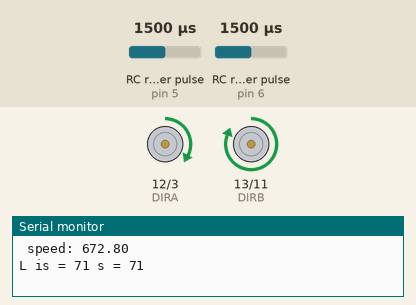
This sketch was run on a simulated Arduino Uno, built with avr-gcc and run on an emulated ATmega328P. Parts: direction and speed pins drawn as motors (green arrow = direction pin HIGH = forward, orange = LOW = backward, longer = more drive), the last lines printed to the serial monitor. Wiring (inferred from the names in the program): 2 × RC receiver channel: data pin 5 / data pin 6. The test bench sets the inputs (shaded band); at power-on: RC receiver pulse (sensors on pin 6, pin 5) 1500 µs.

Above: at 1.2 s.
1.3 s: RC receiver pulse (sensor on pin 6) set to 1980 µs
At 2.0 s:
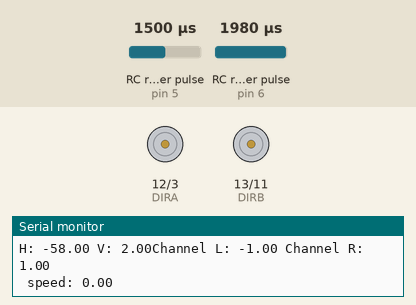
2.9 s: RC receiver pulse (sensor on pin 6) set to 1881 µs
4.4 s: RC receiver pulse (sensor on pin 6) set to 1856 µs
At 5.2 s:
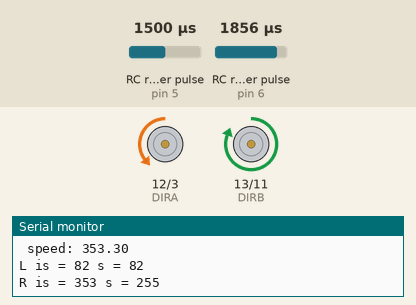
6.1 s: RC receiver pulse (sensor on pin 5) set to 1980 µs
At 7.0 s:
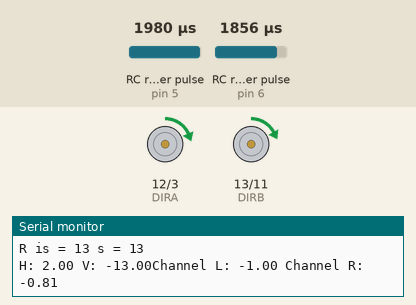
7.7 s: RC receiver pulse (sensor on pin 5) set to 1932 µs
At 8.2 s:
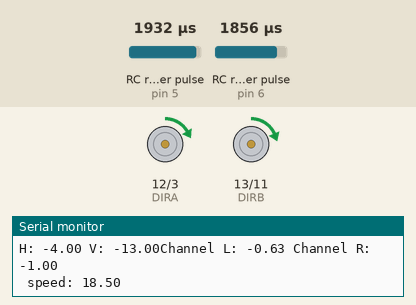
10.7 s: RC receiver pulse (sensor on pin 5) set to 1909 µs
At 11.4 s:
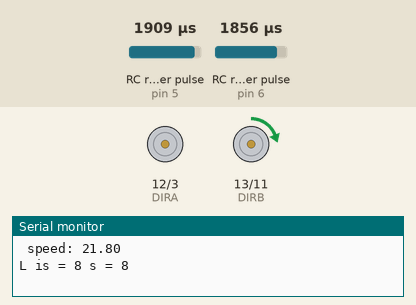
Timing chart, 0 to 13.3 s (numbered marks = the images above; inputs shaded):
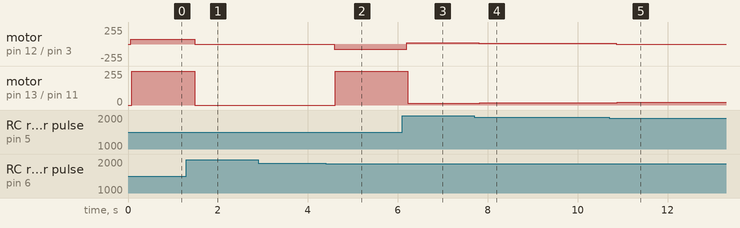

Measured:
- the behaviour switches between 1871 and 1870 µs on RC receiver pulse (sensor on pin 6) (found by bisection; images 1 and 2)
- after the input at 1.3 s, motor on pin 12 (DIRA) / pin 3 (PWMA): forward 71/255 → stopped after 0.18 s; motor on pin 13 (DIRB) / pin 11 (PWMB): forward 255/255 → stopped after 0.18 s
- after the input at 4.4 s, motor on pin 12 (DIRA) / pin 3 (PWMA): stopped → backward 82/255 after 0.18 s; motor on pin 13 (DIRB) / pin 11 (PWMB): stopped → forward 255/255 after 0.21 s
- after the input at 6.1 s, motor on pin 12 (DIRA) / pin 3 (PWMA): backward 82/255 → forward 17/255 after 0.10 s; motor on pin 13 (DIRB) / pin 11 (PWMB): forward 255/255 → forward 13/255 after 0.12 s
- after the input at 7.7 s, motor on pin 12 (DIRA) / pin 3 (PWMA): forward 17/255 → forward 11/255 after 0.10 s; motor on pin 13 (DIRB) / pin 11 (PWMB): forward 13/255 → forward 18/255 after 0.12 s
- after the input at 10.7 s, motor on pin 12 (DIRA) / pin 3 (PWMA): forward 11/255 → stopped after 0.16 s; motor on pin 13 (DIRB) / pin 11 (PWMB): forward 18/255 → forward 21/255 after 0.18 s

The sketch:

rc_onestick_tank.ino
```cpp
int lctrl_mag; // Here's where we'll keep our channel values
int rctrl_mag;

#define CW 0
#define CCW 1

/* matt reilly and Ben Reilly
 * to running our ardumoto bots
 *
 * one stick control for an ardumoto.
 * Right stick controls activate pin 6 (up/down)
 * and pin 5 (right left).
 *
 * Controls work like this:
 *
 *  Speed is proportional to stick's distance from the center.
 *
 *  Direction is related to the angle the stick makes with a vertical
 *  line pointing away from the operator.
 *
 *  Clockwise angles are +, counterclockwise angles are -
 *
 *
 *       angle      direction
 *         0            forward
 *      +/-180          backward
 *       0..+80         forward turn right
 *      85..95         dead stop
 *     -80..0           forward turn left
 *     100..180         backup to right
 *    -100..180         backup to left
 *     -85..-95        dead stop
 *
 *  Output pulse <deviation from 1500 uSec> for left and right wheel is determined by
 *  two parts -- speed and ratio of V and H channels.
 *
 *  Call the right pulse width R and the left pulse width L.
 *
 *  For the upper right quadrant, the ratio of the deviation of the R and L
 *  channels follows a linear scheme
 *
 *  V is the difference between the V channel reading and 1500
 *  H is the difference between the H channel reading and 1500

 *  V >= 0, H >= 0
 *  dR / dL  =   1 for H = 0, V any value
 *               -1 for V/H = 5
 *
 *  for V/H > 5 dR = dL = 0
 *
 *  s = (V^2 + H^2) / (2 * MAX^2)
 *
 */

const byte H_CHAN = 5;
const byte V_CHAN = 6;

// motor pins for ardumoto shield
const byte PWMA = 3;
const byte PWMB = 11;
const byte DIRA = 12;
const byte DIRB = 13;

#define LMOTOR 0
#define RMOTOR 1

void setup() {

  pinMode(5, INPUT); // Set our input pins as such
  pinMode(6, INPUT);

  setupArdumoto();
  Serial.begin(9600);
}

void loop() {


  int v_mag = pulseIn(V_CHAN, HIGH, 25000); // Read the pulse width of
  int h_mag = pulseIn(H_CHAN, HIGH, 25000); // each channel

  float v = ((v_mag - 1960) >> 3);
  float h = ((h_mag - 1960) >> 3);
  if(fabs(v) < 2.0) v = 0.0;
  if(fabs(h) < 2.0) h = 0.0;

  float spd = 0.1 * (v * v + h * h);

  if(spd < 10) spd = 0.0;
  if(fabs(h) > (5.0 * fabs(v))) spd = 0.0;

  float l, r;

  // there is no radio attached...
  if (h < -200) spd = 0.0;
  if (v < -200) spd = 0.0;

  float sspd = sqrt(spd) + 0.001;

  // first assume we are in the upper right quadrant.
  l = 1.0;
  r = 1.0 - 0.4 * fabs(h / sspd);
  if(r < -1.0) r = -1.0;

  if(v > 0) {
    // moving forward
    if(h > 0) {
      // upper right
    }
    else {
      // upper left
      float tmp = l;
      l = r;
      r = tmp;
    }
  }
  else {
    if(h > 0) {
      // lower right
      l = -l;
      r = -r;
    }
    else {
      // lower left
      float tmp = -l;
      l = -r;
      r = tmp;
    }
  }
  Serial.print("H: "); Serial.print(h); Serial.print(" V: "); Serial.print(v);
  Serial.print("Channel L: ");
  Serial.print(l);

  Serial.print(" Channel R: ");
  Serial.println(r);

  Serial.print(" speed: ");
  Serial.println(spd);


  l = l * spd;
  r = r * spd;

  if(spd > 0.0) {
    int is = ((int)(fabs(l)));
    byte s = (is > 255) ? 255 : ((byte) is);
    Serial.print("L is = "); Serial.print(is); Serial.print(" s = "); Serial.println(s);
    if(l < -10) {
      driveArdumoto(LMOTOR, CCW, s);
    }
    else if(l > 10) {
      driveArdumoto(LMOTOR, CW, s);
    }
    else {
      stopArdumoto(LMOTOR);
    }

    is = ((int) (fabs(r)));
    s = (is > 255) ? 255 : ((byte) is);
    Serial.print("R is = "); Serial.print(is); Serial.print(" s = "); Serial.println(s);

    if (r < -10) {
      driveArdumoto(RMOTOR, CCW, s);
    }
    else if(r > 10) {
      driveArdumoto(RMOTOR, CW, s);
    }
    else {
      stopArdumoto(RMOTOR);
    }
  }
  else {
      stopArdumoto(LMOTOR);
      stopArdumoto(RMOTOR);
  }

  delay(100); // I put this here just to make the terminal
              // window happier
}

void driveArdumoto(byte motor, byte dir, byte spd)
{
    if(motor == LMOTOR) {
      digitalWrite(DIRA, dir);
      analogWrite(PWMA, spd);
    }
    else if(motor == RMOTOR) {
      digitalWrite(DIRB, dir);
      analogWrite(PWMB, spd);
    }
}

void stopArdumoto(byte motor)
{
  driveArdumoto(motor, 0, 0);
}


// setupArdumoto initialize all pins
void setupArdumoto()
{
  // All pins should be setup as outputs:
  pinMode(PWMA, OUTPUT);
  pinMode(PWMB, OUTPUT);
  pinMode(DIRA, OUTPUT);
  pinMode(DIRB, OUTPUT);

  // Initialize all pins as low:
  digitalWrite(PWMA, LOW);
  digitalWrite(PWMB, LOW);
  digitalWrite(DIRA, LOW);
  digitalWrite(DIRB, LOW);
}
```
